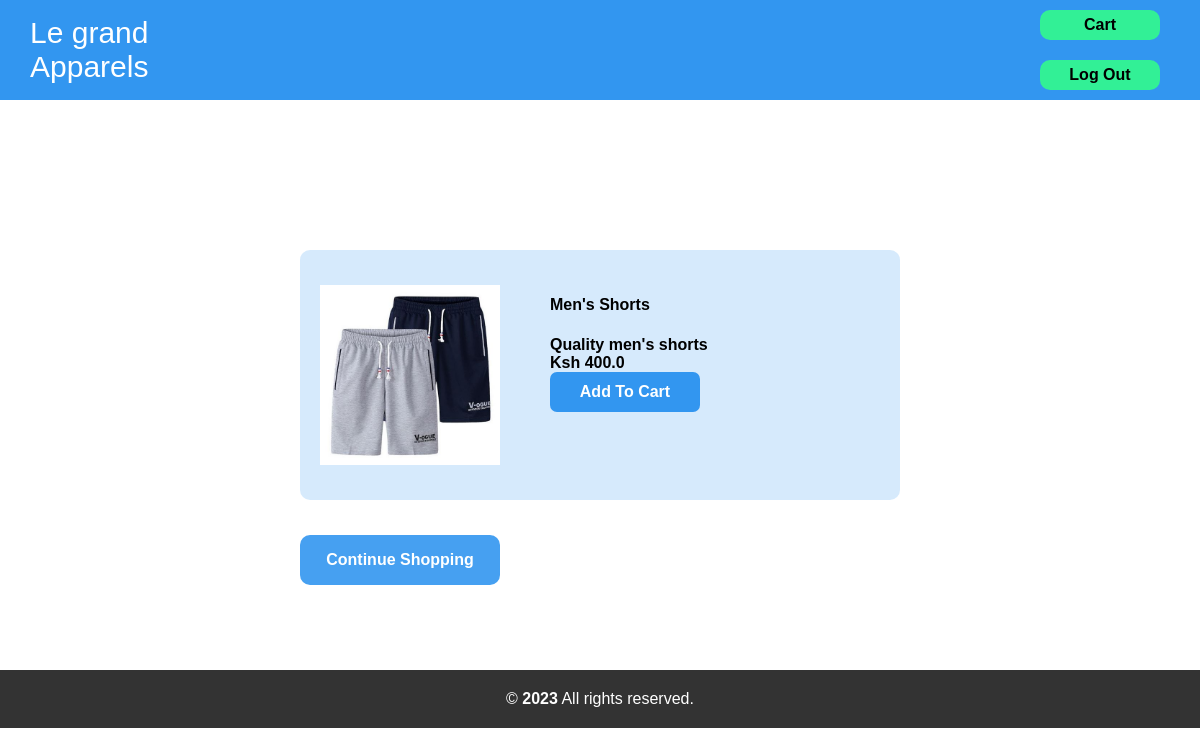
/product/5, run on the app's committed database.
### userapp/models.py (models this page shows, shortened)
class Product(models.Model):
    Product_Name = models.CharField(max_length=256)
    Main_Category = models.CharField(max_length=256)
    Sub_Category = models.CharField(max_length=256)
    Product_Description = models.CharField(max_length=256)
    Product_Price = models.FloatField()
    Product_Image = models.ImageField(upload_to='images/')

### userapp/views.py (the view)
# urls.py: path('product/<int:id>', product_details, name='product_details'),
def product_details(request, id):
    product = Product.objects.get(id=id)
    return render(request, 'product.html', {'product_details': product})

### userapp/templates/product.html (shortened to what this page needs)
{% extends 'header.html' %}
{% block maincontent %}
<div class="content_wrapper">
    <div class="image_area">
        <img src="{{ product_details.Product_Image.url }}" alt="{{ product_details.Product_Name }} image" class="image">
    </div>
    <div class="product_details">
        <h4>{{ product_details.Product_Name }}</h4>
        <p>{{ product_details.Product_Description }}</p>
        <p>Ksh {{ product_details.Product_Price }}</p>
        <a href="{% url 'add_to_cart' product_details.id %}">
            <div class="cart_button">Add To Cart</div>
        </a>
    </div>
</div>
<div class="back_button_area">
    <a href="{% url 'home' %}">
        <div class="back_button">Continue Shopping</div>
    </a>
</div>
{% endblock %}

### userapp/static/css/header.css (style rules this page uses)
body { margin: 0; padding: 0; font-family: Arial, Helvetica, sans-serif; }

### userapp/static/css/product.css (style rules this page uses)
.content_wrapper { width: 600px; height: 250px; display: flex; align-items: center; justify-content: space-between; margin: auto; background-color: rgba(50, 150, 240, 0.2); border-radius: 10px; margin-top: 150px; }
.image_area { width: 200px; height: 200px; display: flex; justify-content: center; align-items: center; margin-left: 10px; }
.image { width: 180px; height: 180px; }
.product_details { width: 350px; height: 200px; }
.product_details p { font-weight: bold; }
.cart_button { width: 150px; height: 40px; background-color: rgb(50, 150, 240); display: flex; justify-content: center; align-items: center; border-radius: 7px; color: white; text-decoration: none; font-weight: bold; }
a { text-decoration: none; }
.back_button_area { width: 600px; height: 120px; margin: auto; display: flex; align-items: center; }
.back_button { width: 200px; height: 50px; background-color: rgba(50, 150, 240, 0.9); display: flex; justify-content: center; align-items: center; color: white; font-weight: bold; border-radius: 10px; }
p { margin: 0; }

### data on the page
Product: Product_Image (picture), Product_Name "Men's Shorts", Product_Description "Quality men's shorts", Product_Price "400.0"
